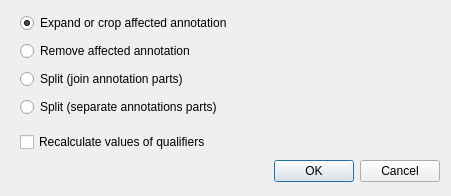
<?xml version="1.0" encoding="UTF-8"?>
<ui version="4.0">
 <class>EditSettingDialogForm</class>
 <widget class="QDialog" name="EditSettingDialogForm">
  <property name="geometry">
   <rect>
    <x>0</x>
    <y>0</y>
    <width>451</width>
    <height>196</height>
   </rect>
  </property>
  <property name="windowTitle">
   <string>Annotation Settings on Sequence Editing</string>
  </property>
  <layout class="QVBoxLayout" name="verticalLayout_3">
   <property name="leftMargin">
    <number>20</number>
   </property>
   <item>
    <widget class="QRadioButton" name="resizeRadioButton">
     <property name="text">
      <string>Expand or crop affected annotation</string>
     </property>
     <property name="checked">
      <bool>true</bool>
     </property>
    </widget>
   </item>
   <item>
    <widget class="QRadioButton" name="removeRadioButton">
     <property name="text">
      <string>Remove affected annotation</string>
     </property>
    </widget>
   </item>
   <item>
    <widget class="QRadioButton" name="splitRadioButton">
     <property name="text">
      <string>Split (join annotation parts)</string>
     </property>
    </widget>
   </item>
   <item>
    <widget class="QRadioButton" name="split_separateRadioButton">
     <property name="text">
      <string>Split (separate annotations parts)</string>
     </property>
    </widget>
   </item>
   <item>
    <layout class="QVBoxLayout" name="verticalLayout_2">
     <property name="topMargin">
      <number>7</number>
     </property>
     <item>
      <widget class="QCheckBox" name="recalculateQuals">
       <property name="text">
        <string>Recalculate values of qualifiers</string>
       </property>
      </widget>
     </item>
    </layout>
   </item>
   <item>
    <widget class="QDialogButtonBox" name="buttonBox">
     <property name="orientation">
      <enum>Qt::Horizontal</enum>
     </property>
     <property name="standardButtons">
      <set>QDialogButtonBox::Cancel|QDialogButtonBox::Ok</set>
     </property>
    </widget>
   </item>
  </layout>
 </widget>
 <resources/>
 <connections>
  <connection>
   <sender>buttonBox</sender>
   <signal>accepted()</signal>
   <receiver>EditSettingDialogForm</receiver>
   <slot>accept()</slot>
   <hints>
    <hint type="sourcelabel">
     <x>118</x>
     <y>224</y>
    </hint>
    <hint type="destinationlabel">
     <x>5</x>
     <y>205</y>
    </hint>
   </hints>
  </connection>
  <connection>
   <sender>buttonBox</sender>
   <signal>rejected()</signal>
   <receiver>EditSettingDialogForm</receiver>
   <slot>reject()</slot>
   <hints>
    <hint type="sourcelabel">
     <x>221</x>
     <y>220</y>
    </hint>
    <hint type="destinationlabel">
     <x>221</x>
     <y>120</y>
    </hint>
   </hints>
  </connection>
 </connections>
</ui>
